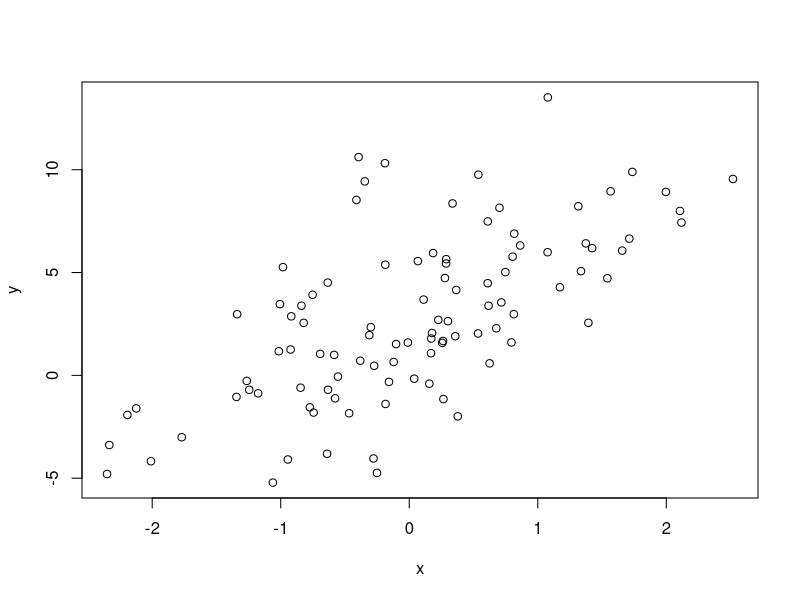

Generate this figure with R:
## ---- chunk 1
knitr::opts_chunk$set(echo = TRUE)
## ---- chunk 2
## first define some parameters used to simulate the data, feel free to change any of these. 
n.sim <- 100
intercept <- 2.5
slope.coef <- 3
y.error <- 3

## based on the parameters simulate an independent variable, x
x <- rnorm(n.sim)
## and a dependent variable, y 
y <- intercept + slope.coef*x +rnorm(n.sim,0,y.error)
  
## plot the relationship for a simple visual guide
plot(x,y)

## ---- chunk 3
## my function to return the sum of squared residuals from a specified regression relationship  
reg.sum.resid <- function(PAR,x,y){

	err = y - (PAR[1] + PAR[2]*x)

	return(sum(err^2))

}
## ---- chunk 4
## use optim to find parameter values that mimimise the sum of squared residuals
res <- optim(c(1,1), reg.sum.resid, x=x, y=y)
## print the estimated parameters. How do they compare with the truth?
print(res$par)

## ---- chunk 5
reg.var <- res$value/(n.sim-2)

## ---- chunk 6

## so first we will write our independent variable in matrix form
## note that we include a vector of 1's representing the intercept term
mat <- matrix(c(rep(1,n.sim),x),ncol=2,nrow=n.sim)


## Having written this as a matrix we then take the dot product of this matrix with itself to  
dot.mat <- t(mat)%*%(mat)

## We then take the inverse of this so that it can be multiplied by the overall regression error 
inv.mat <- solve(dot.mat)

## finally, we multiply the regression error by the inverse of the variable error and square root to get the standard error
par.std.err <- sqrt(reg.var*diag(inv.mat))
  

## print the estimated standard errors
print(par.std.err)

## ---- chunk 7

## so as with a standarised normal, we subtract the null value (though in this case that is 0) and divide by the standard error. This returns a T value. 
T.vals <- res$par/par.std.err

## Given the t values, we compare with the standard t distribution to see how significnat it is. Note that we need to specify the degrees of freedom and multiple by2 as it is a two-tailed test. 
2*(1-pt(T.vals,n.sim-2))

## ---- chunk 8

## the total error is just equal to the variance in the y values
tot.error <- sum((y-mean(y))^2)

## the residual error is what we have already calculated
resid.error <- reg.var*(n.sim-2)

## so the proportion of unexplained variation is given by
unexp.var  <- resid.error / tot.error 

## and the proportion of explained variation, the R squared values is given by
R.sq <- 1 - unexp.var

print(R.sq)

## ---- chunk 9

## the regression variation is given by sum of squared differenced between the predicted y values and the mean of the y values
mod.error <- sum(((res$par[1]+res$par[2]*x)-mean(y))^2)

## the F value is then this model error divided by the degrees of freedom in the regression, which in simple regression is 1, divided by the overall regression error
F.Value <- (mod.error/1)/(reg.var)

## Finally, we compare this f value to the standard F distribution on the appropriate degreess of freedom to determine how significant it is and whether we reject the null hyptheses that all parameter estimates are equal to 0, equivalently the model is useless. 
1-pf(F.Value,1,(n.sim-2))


## ---- chunk 10

## this is fairly simple to do in R once you know the syntax. and now you know what all the values mean and where they came from!
summary(lm(y~x))

